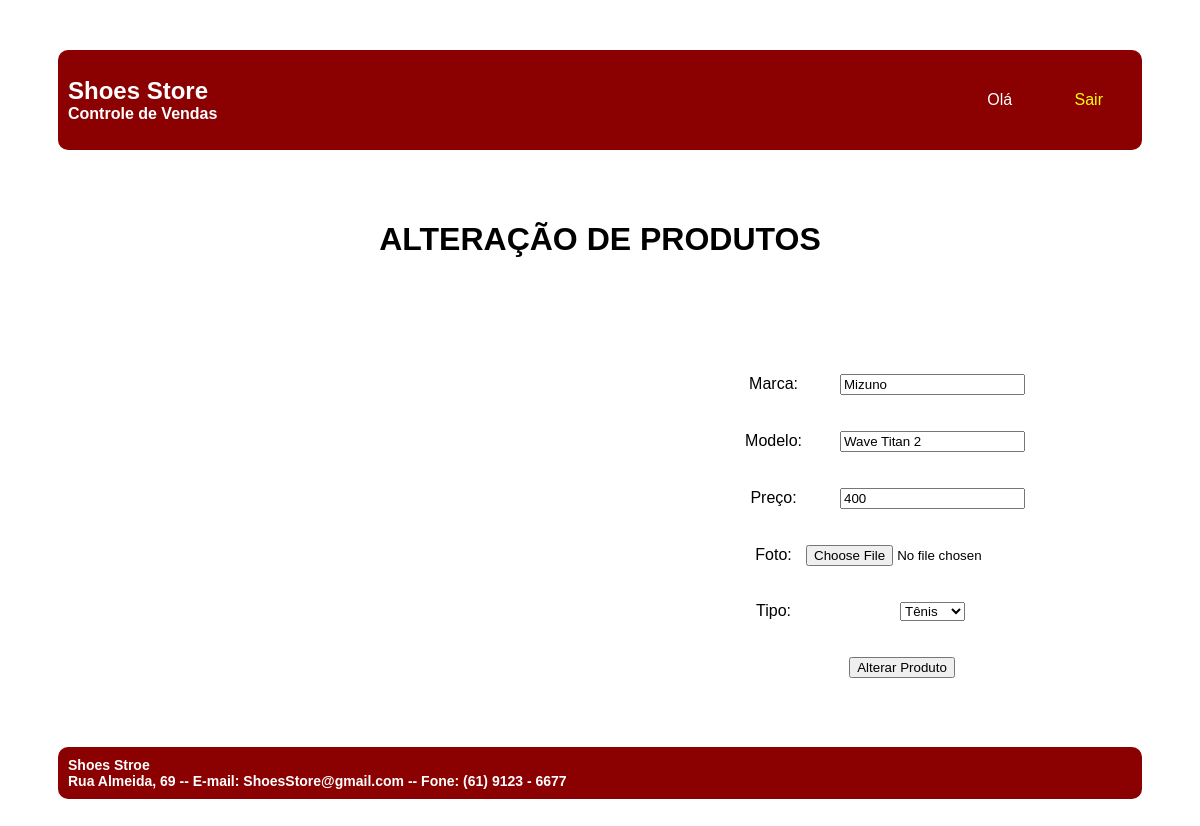
Screenshot of /altera_prod.php?codigo=1 with the database file from the repository.
### tables this page shows
CREATE TABLE `produtos` (
  `COD_PROD` int(11) NOT NULL,
  `MODELO_PROD` varchar(45) NOT NULL,
  `VALOR_PROD` decimal(10,0) NOT NULL,
  `TIPO_PROD` varchar(45) NOT NULL,
  `FOTO_PROD` varchar(1000) NOT NULL,
  `FILA_COMPRA_PROD` char(1) NOT NULL DEFAULT 'N',
  `MARCA_PROD` varchar(45) DEFAULT NULL,
  `VENDAS_COD_VEN` int(11) DEFAULT NULL
);

### altera_prod.php (the view, shortened to what this page needs)
<!DOCTYPE html>
<html>
    <head>
        <link rel="stylesheet" type="text/css" href="css/layout.css">
		<link rel="stylesheet" type="text/css" href="css/menu.css">
    </head>
    <body>
        <div id="principal">
			<div id="topo">
				<div id="logo">
					<h1> Shoes Store </h1>
					<h4> Controle de Vendas </h4>
				</div>
				<div class="menu_global">
					<ul>
                        <li> Olá <?php include "validar_login.php";?></li>
						<li><a href="logout.php" class="active">Sair</a></li>
                    </ul>
				</div>
			</div>
			<div id="conteudo_especifico">
				<div class="div_central centralizar">
					<h1> ALTERAÇÃO DE PRODUTOS </h1>
				</div>
				<div id="funcionalidade" class="div_direita">
					<?php
						$conectar = mysqli_connect ("localhost", "root", "", "shoes-store");
						$cod = $_GET["codigo"];
						$sql_pesquisa = "SELECT  cod_prod, marca_prod, modelo_prod, tipo_prod, valor_prod, foto_prod
										FROM produtos
										 WHERE cod_prod = '$cod'";
						$resultado_pesquisa = mysqli_query ($conectar, $sql_pesquisa);
						$registro = mysqli_fetch_row($resultado_pesquisa);
					?>
					<form method="post" action="processa_altera_prod.php">
						<table class="centralizar">
							<tr>
								<td>
									<p> Marca: </p>
								</td>
								<td>
									<p> <input type="text" name="marca" required value="<?php echo "$registro[1]"; ?>" > </p>
								</td>
							</tr>
							<tr>
								<td>
									<p> Modelo: </p>
								</td>
								<td>
									<p> <input type="text" name="modelo" required value="<?php echo "$registro[2]"; ?>"> </p>
								</td>
							</tr>
							<tr>
								<td>
									<p> Preço: </p>
								</td>
								<td>
									<p> <input type="text" name="preco" required value="<?php echo "$registro[4]"; ?>"> </p>
								</td>
							</tr>
							<tr>
								<td>
									<p> Foto: </p>
								</td>
								<td>
									<p> <input type="file" name = "foto"> </p>
								</td>
							</tr>
							<tr>
								<td>
									<p> Tipo:  </p>
								</td>
								<td>
									<p>
										<select name="tipo">
											<option value="tenis"
												<?php
														if ($registro[3] == "tenis") {
															echo "selected";
														}
													?>
												> Tênis </option>
										</select>
									</p>
								</td>
							</tr>
							<tr>
								<td colspan="2">
									<p> <input type="submit" value="Alterar Produto"> </p>
								</td>
							</tr>
						</table>
					</form>
				</div>
			</div>
			<div id="rodape">
				<div id="texto_institucional">
					<div id="texto_institucional">
                    <h6> Shoes Stroe </h6>
						<h6> Rua Almeida, 69 -- E-mail: ShoesStore@gmail.com -- Fone: (61) 9123 - 6677 </h6>
					</div>
				</div>
		</div>
    </body>
</html>

### css/layout.css (style rules this page uses)
#topo { padding: 10px; display: flex; justify-content: space-between; align-items: center; margin: 0 auto 20px auto; background-color: darkred; color: white; border-radius: 10px; }
#logo h1 { font-size: 24px; margin: 0; }
#logo h4 { font-size: 16px; margin: 0; }
#conteudo_especifico { padding: 10px; display: grid; grid-template-columns: repeat(2, 1fr); grid-gap: 20px; margin: 0 auto 5px auto; }
.div_direita { margin: 15px 50px auto auto; }
.div_central { margin: auto; grid-column-start: 1; grid-column-end: 3; }
#rodape { padding: 10px; display: flex; justify-content: space-between; align-items: center; margin: 20px auto 0 auto; background-color: darkred; color: white; border-radius: 10px; }
#rodape h6 { font-size: 14px; margin: 0 12px 0 0; }
.centralizar { text-align: center; padding: 20px; }

### css/menu.css (style rules this page uses)
.menu_global a { text-decoration: none; color: black; }
.menu_global a.active { color: yellow; }

### rows the page displays
produtos: marca "Mizuno", modelo "Wave Titan 2", preco "400", tipo "Tênis"
